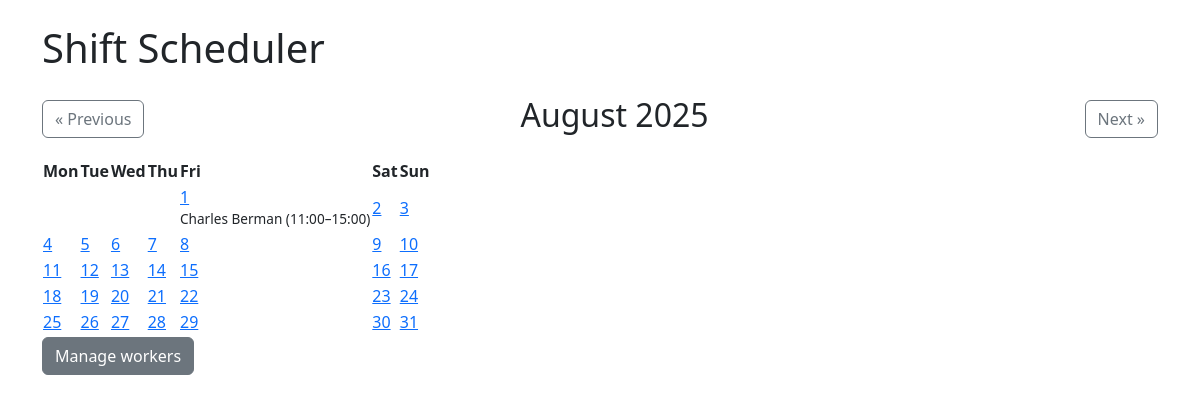
Before: / with the older database file.
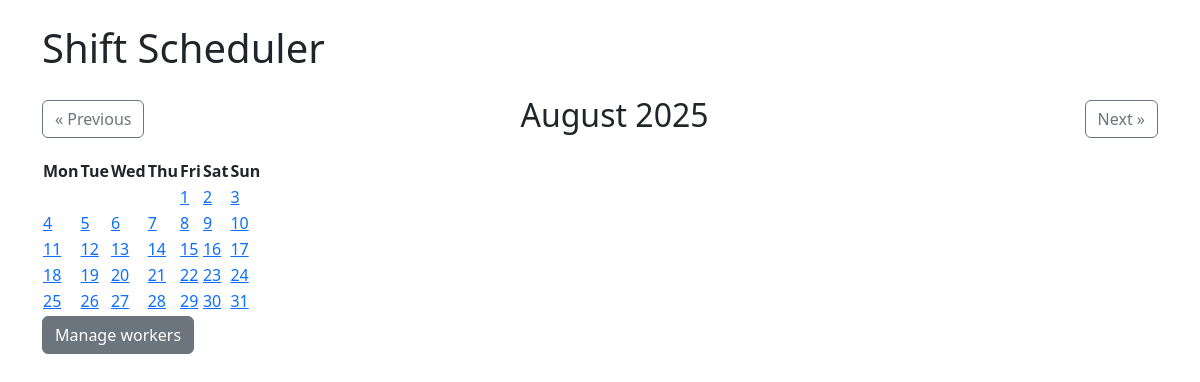
After: the same page with the newer database file.
### app.py (models this page shows)
class Shift(db.Model):
    id = db.Column(db.Integer, primary_key=True)
    date = db.Column(db.Date, nullable=False)
    start_time = db.Column(db.Time, nullable=False)
    end_time = db.Column(db.Time, nullable=False)
    worker_id = db.Column(db.Integer, db.ForeignKey('worker.id', ondelete="CASCADE"), nullable=False)

class Worker(db.Model):
    id = db.Column(db.Integer, primary_key=True)
    name = db.Column(db.String(50), nullable=False)
    shifts = db.relationship('Shift', backref='worker', cascade="all, delete-orphan", passive_deletes=True)

### app.py (the view)
@app.route('/')
def calendar_view():
    year = request.args.get('year', type=int, default=datetime.now().year)
    month = request.args.get('month', type=int, default=datetime.now().month)
    if month < 1:
        month = 12
        year -= 1
    elif month > 12:
        month = 1
        year += 1
    num_days = calendar.monthrange(year, month)[1]
    first_day = date(year, month, 1)
    start_weekday = first_day.weekday()  # Monday=0
    weeks = []
    day_counter = 1
    for _ in range(6):  # max 6 weeks in a month
        week = []
        for i in range(7):
            if len(weeks) == 0 and i < start_weekday:
                week.append(None)
            elif day_counter > num_days:
                week.append(None)
            else:
                week.append(date(year, month, day_counter))
                day_counter += 1
        weeks.append(week)
    shifts = Shift.query.filter(
        extract('year', Shift.date) == year,
        extract('month', Shift.date) == month
    ).all()
    shifts_by_day = {}
    for shift in shifts:
        day = shift.date.day
        if day not in shifts_by_day:
            shifts_by_day[day] = []
        shifts_by_day[day].append(shift)
    return render_template('calendar.html',
                           weeks=weeks,
                           month=month,
                           year=year,
                           shifts_by_day=shifts_by_day,
                           calendar=calendar)

### app.py (called while the page is built)
@event.listens_for(Engine, "connect")
def set_sqlite_pragma(dbapi_connection, connection_record):
    if isinstance(dbapi_connection, sqlite3.Connection):
        cursor = dbapi_connection.cursor()
        cursor.execute("PRAGMA foreign_keys=ON;")
        cursor.close()

### templates/calendar.html
{% extends "base.html" %}
{% block content %}
    <div class="d-flex justify-content-between align-items-center mb-3">
        <a href="{{ url_for('calendar_view', month=month-1, year=year) }}" class="btn btn-outline-secondary">« Previous</a>
        <h2>{{ calendar.month_name[month] }} {{ year }}</h2>
        <a href="{{ url_for('calendar_view', month=month+1, year=year) }}" class="btn btn-outline-secondary">Next »</a>
    </div>
    <table>
        <tr>
            <th>Mon</th>
            <th>Tue</th>
            <th>Wed</th>
            <th>Thu</th>
            <th>Fri</th>
            <th>Sat</th>
            <th>Sun</th>
        </tr>
        {% for week in weeks %}
            <tr>
            {% for date_obj in week %}
                <td>
                {% if date_obj %}
                    <a href="{{ url_for('add_shift_with_date', date=date_obj.strftime('%Y-%m-%d')) }}">
                    {{ date_obj.day }}
                    </a>
                    {% if shifts_by_day.get(date_obj.day) %}
                    {% for shift in shifts_by_day[date_obj.day] %}
                        <div style="font-size: 0.85em;">
                        {{ shift.worker.name }} ({{ shift.start_time.strftime('%H:%M') }}–{{ shift.end_time.strftime('%H:%M') }})
                        </div>
                    {% endfor %}
                    {% endif %}
                {% endif %}
                </td>
            {% endfor %}
            </tr>
        {% endfor %}
    </table>
<a href="{{ url_for('add_worker') }}" class="btn btn-secondary">Manage workers</a>
{% endblock %}

### templates/base.html (shortened to what this page needs)
<!DOCTYPE html>
<html lang="en">
<head>
    <link rel="stylesheet" href="https://cdn.jsdelivr.net/npm/bootstrap@5.3.0/dist/css/bootstrap.min.css">
</head>
<body class="p-4">
    <div class="container">
        <h1 class="mb-4">Shift Scheduler</h1>
        {% block content %}{% endblock %}
    </div>
</body>
</html>

Changed rows visible on the page:
removed Shift: worker.name "Charles Berman", start_time "11:00", end_time "15:00"
